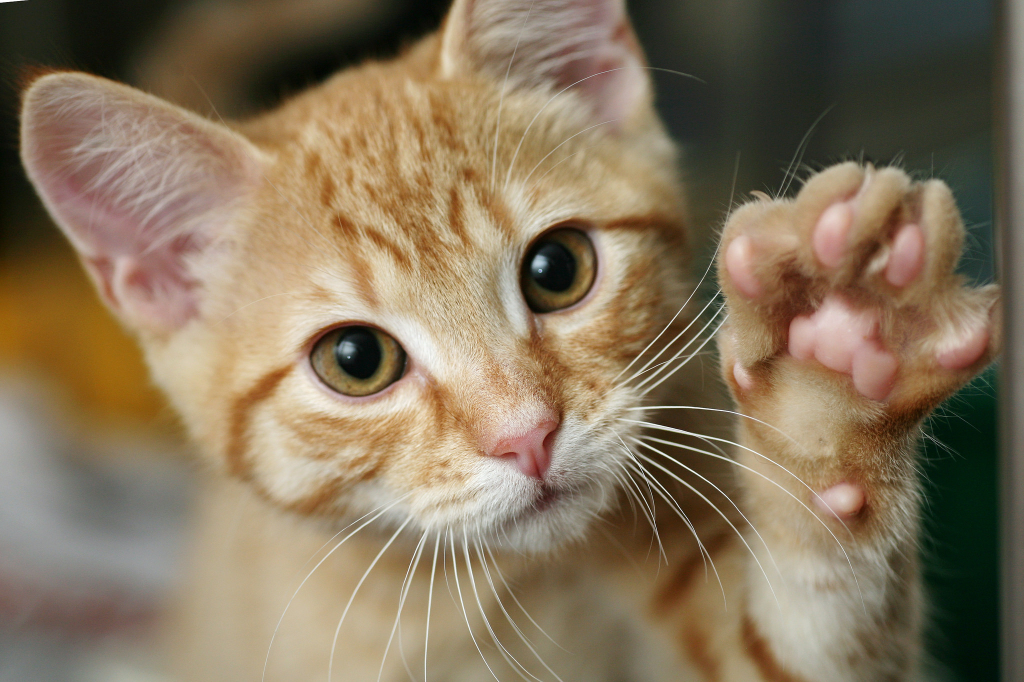
#> input picture Modulo 3 - PDI/Gato.jpg, 2048 x 1364 px (shown at 1/2 size)
$ jupyter execute PDI.ipynb
#> lines starting #> are read from the running program, lines starting #| are printed output that depends on the picture
[cell 1]
from PIL import Image
imagen = Image.open("Gato.jpg")
#> imagen is the input picture: PIL image 2048x1364 RGB; mean R, G, B 132.9, 116.3, 91.6
imagen.show()

[cell 2]
print(imagen.size)
#| (2048, 1364)

[cell 3]
caja = (100, 100, 1900, 1200)
region = imagen.crop(caja)
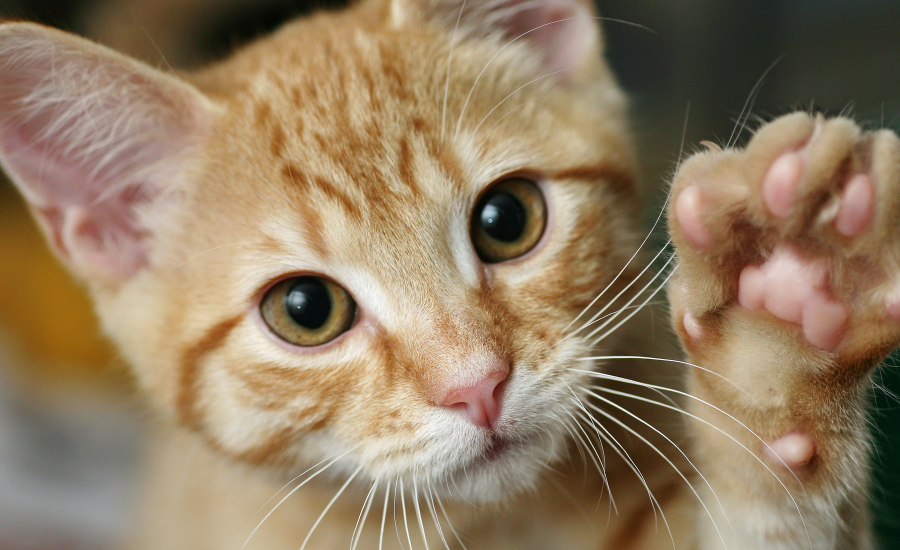
#> region: PIL image 1800x1100 RGB (shown at 1/2 size); mean R, G, B 145.7, 125, 97.8
region.show()
region.size
#> Out = (1800, 1100)

[cell 4]
region.save("region.jpg")

[cell 5]
red = imagen.resize((1024,682))
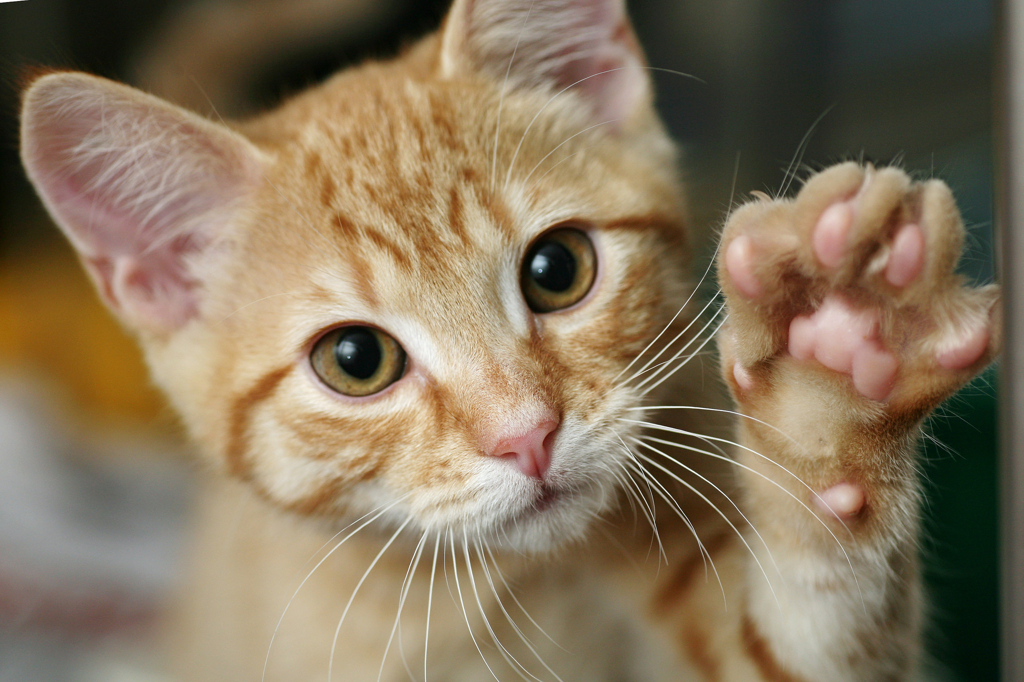
#> red: PIL image 1024x682 RGB; mean R, G, B 132.9, 116.3, 91.6
red.show()
print(red)
#| <PIL.Image.Image image mode=RGB size=1024x682 at 0x7FB77C90B990>

[cell 6]
giro45 = imagen.rotate(45)
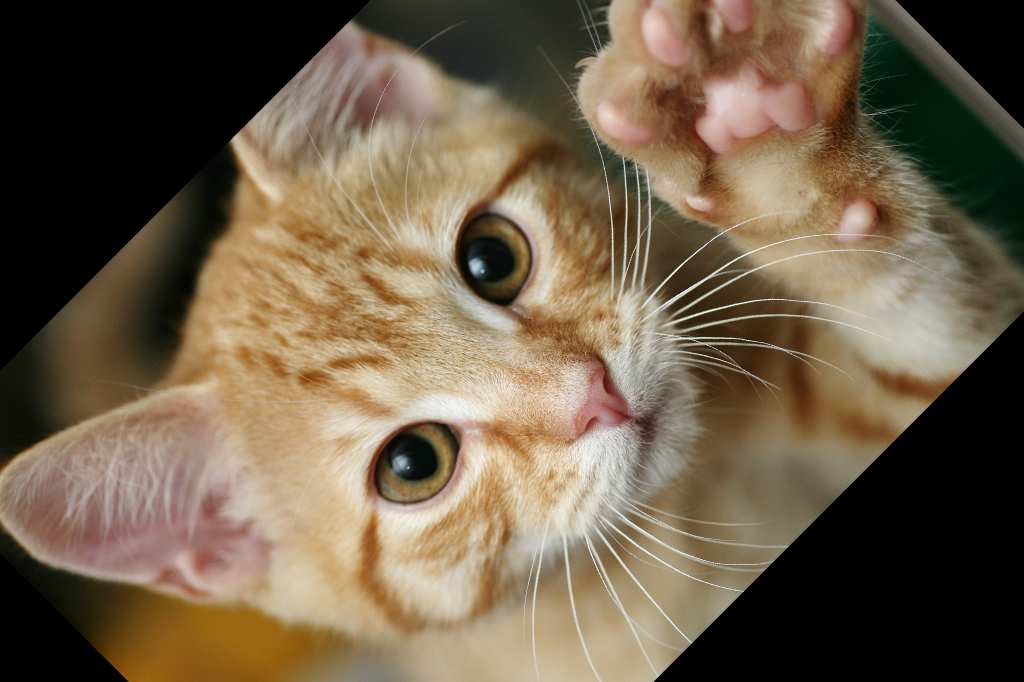
#> giro45: PIL image 2048x1364 RGB (shown at 1/2 size); mean R, G, B 110.8, 95.1, 73.5
giro45.show()

[cell 7]
giro75 = imagen.rotate(75)
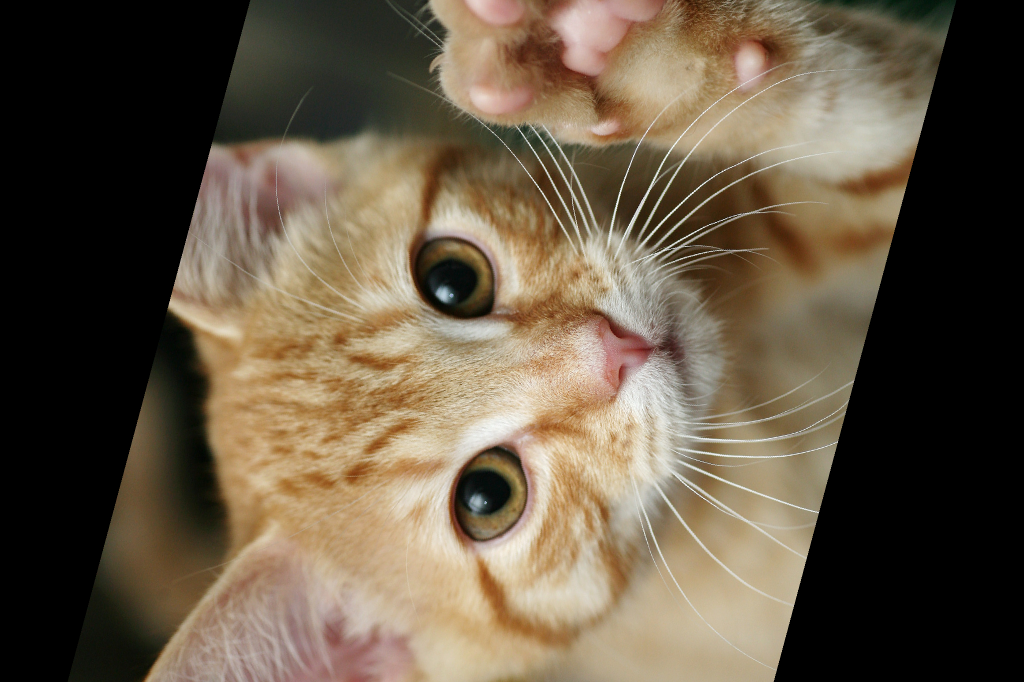
#> giro75: PIL image 2048x1364 RGB (shown at 1/2 size); mean R, G, B 101.4, 87.9, 69.2
giro75.show()

[cell 8]
trans = imagen.transpose(Image.ROTATE_90)
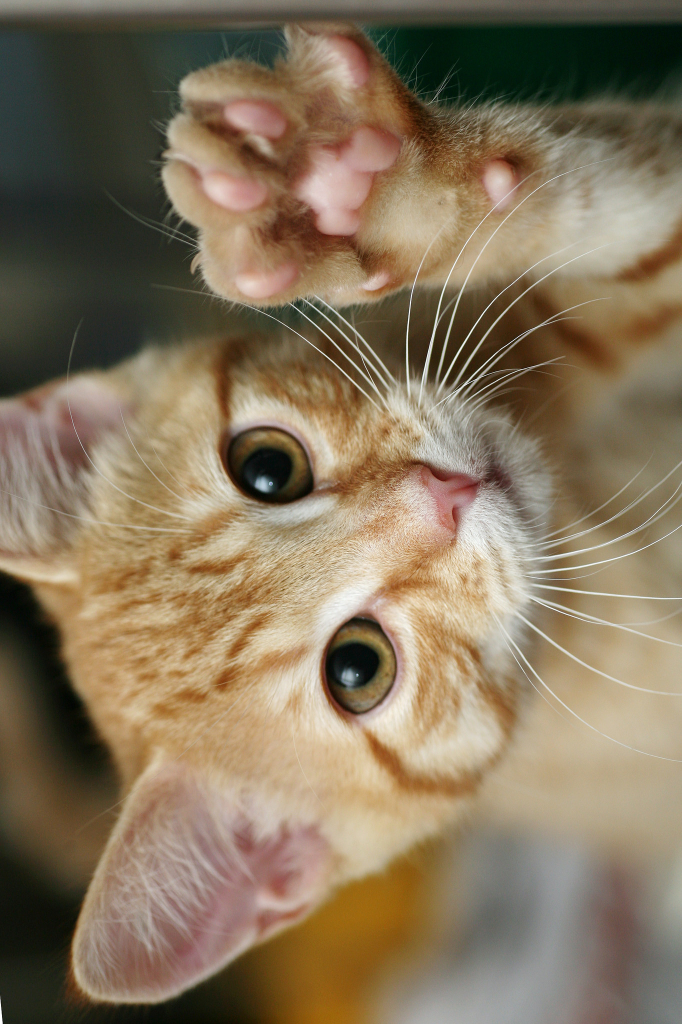
#> trans: PIL image 1364x2048 RGB (shown at 1/2 size); mean R, G, B 132.9, 116.3, 91.6
trans.show()

[cell 9]
voltear = imagen.transpose(Image.FLIP_TOP_BOTTOM)
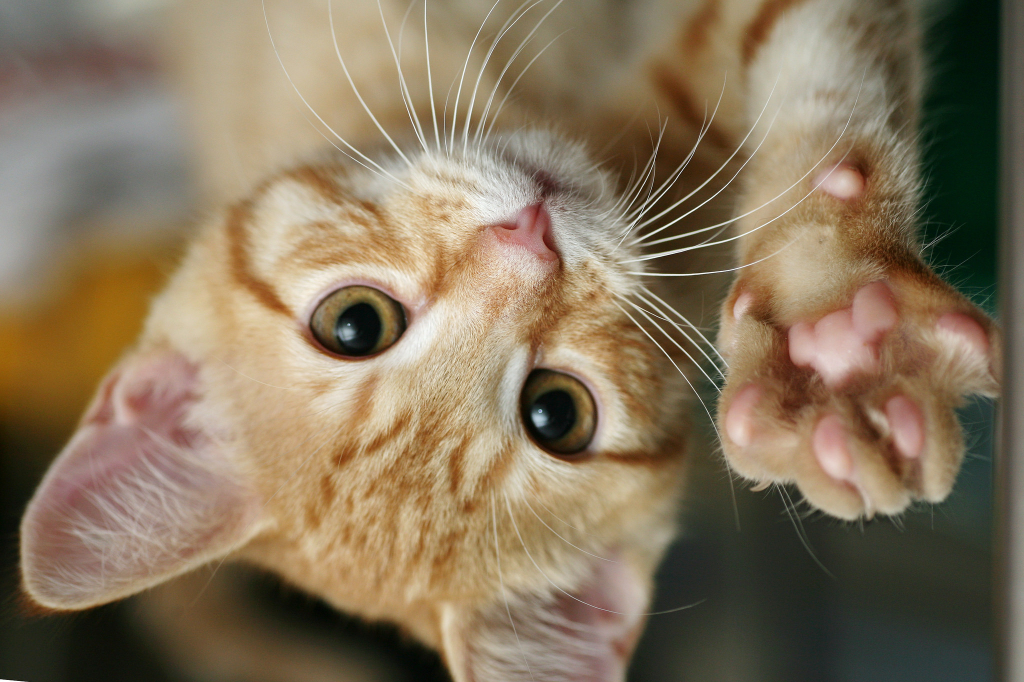
#> voltear: PIL image 2048x1364 RGB (shown at 1/2 size); mean R, G, B 132.9, 116.3, 91.6
voltear.show()

$ run again, with Modulo 3 - PDI/Mariposa.jpg copied over Modulo 3 - PDI/Gato.jpg
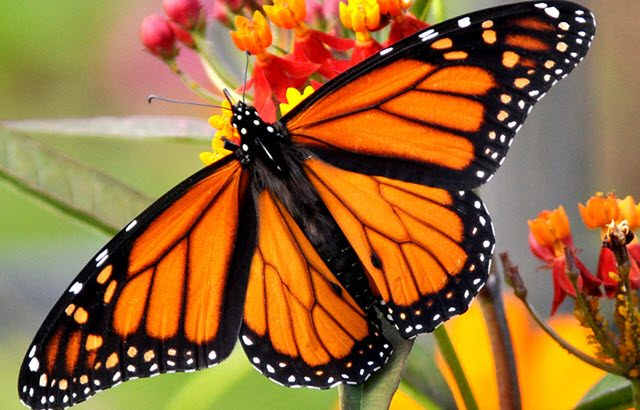
#> input picture Modulo 3 - PDI/Mariposa.jpg, 640 x 410 px
#> imagen is the input picture: PIL image 640x410 RGB; mean R, G, B 152.1, 106.3, 54.4
#| (640, 410)
#| <PIL.Image.Image image mode=RGB size=1024x682 at 0x7FB76794DF50>
#> `trans = imagen.transpose(Image.ROTATE_90)`:
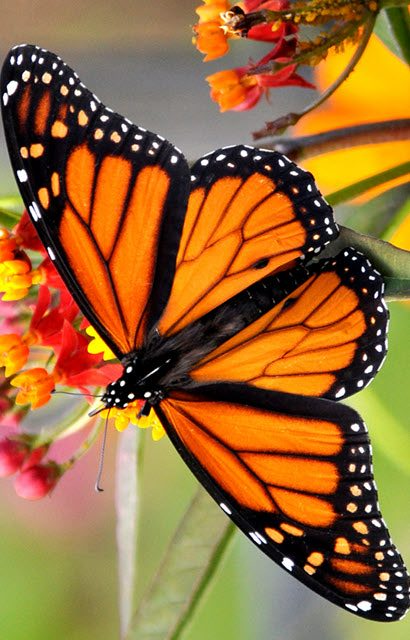
#> trans: PIL image 410x640 RGB; mean R, G, B 152.1, 106.3, 54.4
#> `voltear = imagen.transpose(Image.FLIP_TOP_BOTTOM)`:
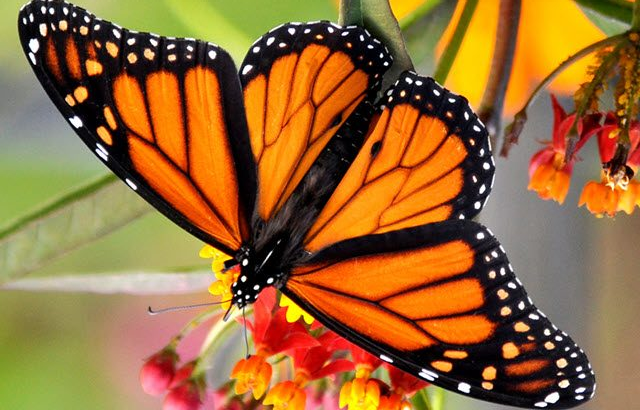
#> voltear: PIL image 640x410 RGB; mean R, G, B 152.1, 106.3, 54.4

$ run again, with Modulo 3 - PDI/Ruido.jpg copied over Modulo 3 - PDI/Gato.jpg
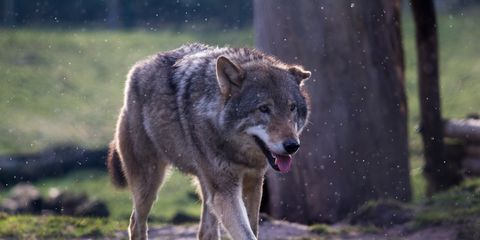
#> input picture Modulo 3 - PDI/Ruido.jpg, 480 x 240 px
#> imagen is the input picture: PIL image 480x240 RGB; mean R, G, B 82.6, 82.3, 85.9
#| (480, 240)
#| <PIL.Image.Image image mode=RGB size=1024x682 at 0x7FB767A58710>
#> `trans = imagen.transpose(Image.ROTATE_90)`:
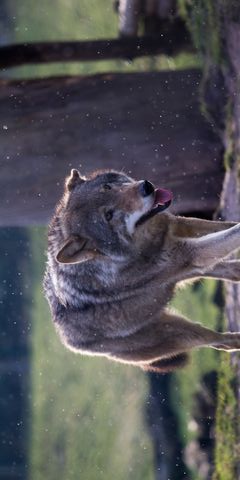
#> trans: PIL image 240x480 RGB; mean R, G, B 82.6, 82.3, 85.9
#> `voltear = imagen.transpose(Image.FLIP_TOP_BOTTOM)`:
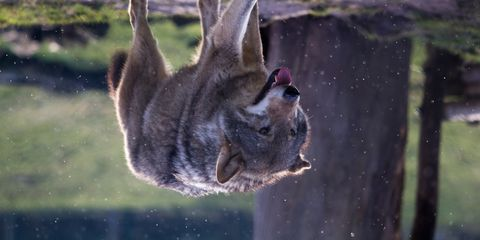
#> voltear: PIL image 480x240 RGB; mean R, G, B 82.6, 82.3, 85.9
